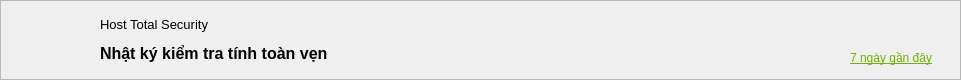
     <widget class="QFrame" name="frame_28">
      <property name="geometry">
       <rect>
        <x>0</x>
        <y>0</y>
        <width>961</width>
        <height>80</height>
       </rect>
      </property>
      <property name="styleSheet">
       <string notr="true">#frame_28{
background: rgba(51,51,51,0.5);
}</string>
      </property>
      <property name="frameShape">
       <enum>QFrame::StyledPanel</enum>
      </property>
      <property name="frameShadow">
       <enum>QFrame::Raised</enum>
      </property>
      <widget class="QLabel" name="back_integrity">
       <property name="geometry">
        <rect>
         <x>20</x>
         <y>10</y>
         <width>60</width>
         <height>60</height>
        </rect>
       </property>
       <property name="cursor">
        <cursorShape>PointingHandCursor</cursorShape>
       </property>
       <property name="text">
        <string/>
       </property>
       <property name="pixmap">
        <pixmap>icon/arrowhead_left.png</pixmap>
       </property>
      </widget>
      <widget class="QLabel" name="label_147">
       <property name="geometry">
        <rect>
         <x>100</x>
         <y>10</y>
         <width>291</width>
         <height>61</height>
        </rect>
       </property>
       <property name="text">
        <string>&lt;html&gt;&lt;head/&gt;&lt;body&gt;&lt;p&gt;&lt;span style=&quot; font-size:10pt;&quot;&gt;Host Total Security&lt;/span&gt;&lt;/p&gt;&lt;p&gt;&lt;span style=&quot; font-size:12pt; font-weight:600;&quot;&gt;Nhật ký kiểm tra tính toàn vẹn&lt;/span&gt;&lt;/p&gt;&lt;/body&gt;&lt;/html&gt;</string>
       </property>
      </widget>
      <widget class="QLabel" name="show_security_hole_3">
       <property name="geometry">
        <rect>
         <x>850</x>
         <y>50</y>
         <width>101</width>
         <height>16</height>
        </rect>
       </property>
       <property name="cursor">
        <cursorShape>PointingHandCursor</cursorShape>
       </property>
       <property name="text">
        <string>&lt;html&gt;&lt;head/&gt;&lt;body&gt;&lt;p&gt;&lt;span style=&quot; text-decoration: underline; color:#71b005;&quot;&gt;7 ngày gần đây&lt;/span&gt;&lt;/p&gt;&lt;/body&gt;&lt;/html&gt;</string>
       </property>
      </widget>
     </widget>
